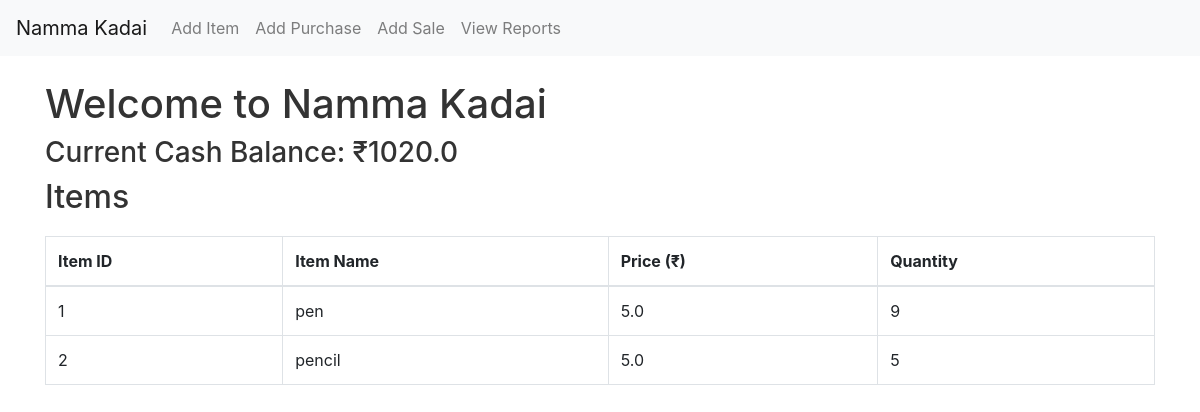
Before: / with the older database file.
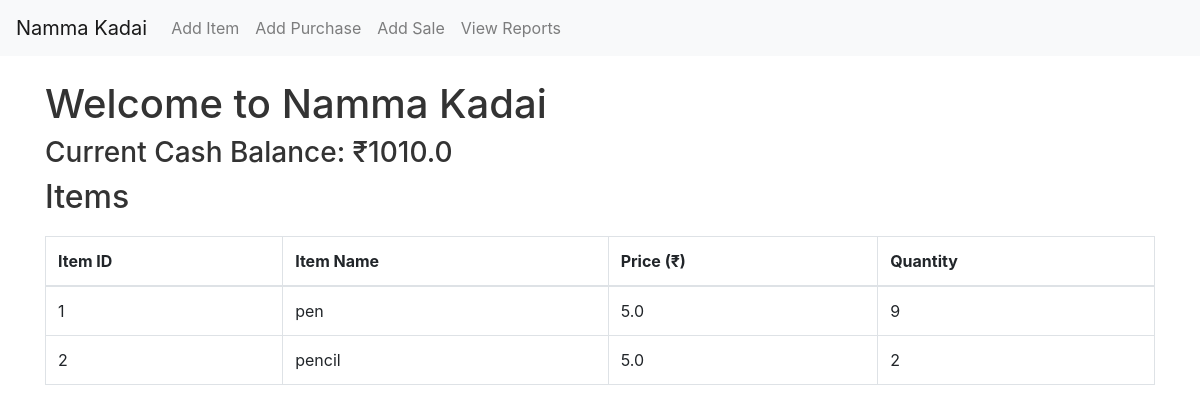
After: the same page with the newer database file.
### models.py (models this page shows)
class Company(db.Model):
    id = db.Column(db.Integer, primary_key=True)
    name = db.Column(db.String(50), unique=True, nullable=False)
    cash_balance = db.Column(db.Float, nullable=False, default=1000.0)

class Item(db.Model):
    id = db.Column(db.Integer, primary_key=True)
    name = db.Column(db.String(50), unique=True, nullable=False)
    price = db.Column(db.Float, nullable=False)
    qty = db.Column(db.Integer, nullable=False, default=0)

### app.py (the view)
@app.route('/')
def home():
    company = Company.query.first()
    items = Item.query.all()
    return render_template('home.html', cash_balance=company.cash_balance, items=items)

### templates/home.html
{% extends "base.html" %}
{% block content %}
    <h1>Welcome to Namma Kadai</h1>
    <h3>Current Cash Balance: ₹{{ cash_balance }}</h3>
    <h2>Items</h2>
    <table class="table table-bordered">
        <thead>
            <tr>
                <th>Item ID</th>
                <th>Item Name</th>
                <th>Price (₹)</th>
                <th>Quantity</th>
            </tr>
        </thead>
        <tbody>
            {% for item in items %}
            <tr>
                <td>{{ item.id }}</td>
                <td>{{ item.name }}</td>
                <td>{{ item.price }}</td>
                <td>{{ item.qty }}</td>
            </tr>
            {% endfor %}
        </tbody>
    </table>
{% endblock %}

### templates/base.html (shortened to what this page needs)
<!DOCTYPE html>
<html lang="en">
<head>
    <link rel="stylesheet" href="{{ url_for('static', filename='styles.css') }}">
    <link rel="stylesheet" href="https://maxcdn.bootstrapcdn.com/bootstrap/4.5.2/css/bootstrap.min.css">
</head>
<body>
    <nav class="navbar navbar-expand-lg navbar-light bg-light">
        <a class="navbar-brand" href="{{ url_for('home') }}">Namma Kadai</a>
        <div class="navbar-nav">
            <a class="nav-item nav-link" href="{{ url_for('add_item') }}">Add Item</a>
            <a class="nav-item nav-link" href="{{ url_for('add_purchase') }}">Add Purchase</a>
            <a class="nav-item nav-link" href="{{ url_for('add_sale') }}">Add Sale</a>
            <a class="nav-item nav-link" href="{{ url_for('view_reports') }}">View Reports</a>
        </div>
    </nav>
    <div class="container mt-4">
        {% block content %}{% endblock %}
    </div>
</body>
</html>

### static/styles.css (style rules this page uses)
body { background-color: #f8f9fa; }
h1, h2, h3 { color: #333; }
.table { margin-top: 20px; background-color: #fff; }
.navbar { margin-bottom: 20px; }

Changed rows visible on the page:
changed Company: cash_balance "1020.0" → "1010.0"
changed Item "pencil": qty "5" → "2"
